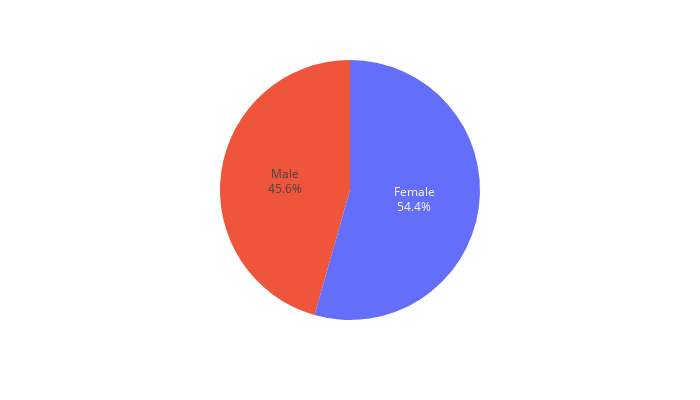
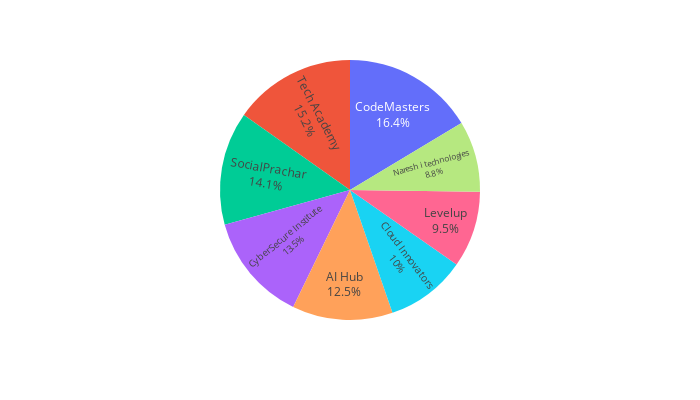
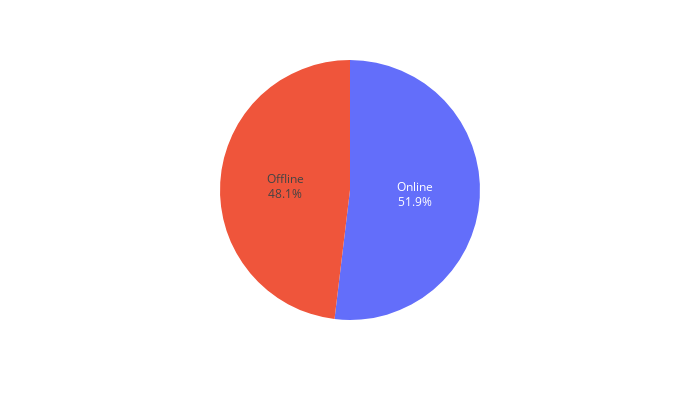
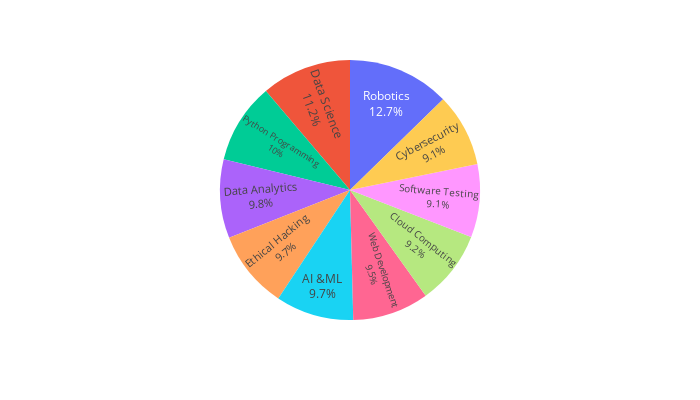

These figures' notebook cell, in order:
### Code cell
for col in data.columns:
    if data[col].dtype == object:
        uni.catstudy(data, col)
    elif data[col].dtype == 'float64':
        uni.ncstudy(data, col)
    elif data[col].dtype == 'int64':
        uni.ndstudy(data, col)
    elif data[col].dtype == 'datetime64[ns]':
        uni.datestudy(data, col)

### Figure 1 — Plotly figure (JSON) as saved in the notebook; plotly's stock layout.template omitted (floating-point values rounded to 4 significant figures)
{"data": [{"domain": {"x": [0, 1], "y": [0, 1]}, "hovertemplate": "label=%{label}<br>value=%{value}<extra></extra>", "labels": ["Female", "Male"], "legendgroup": "", "name": "", "showlegend": true, "textinfo": "percent+label", "textposition": "inside", "type": "pie", "values": [544, 456]}], "layout": {"height": 400, "legend": {"tracegroupgap": 0}, "margin": {"t": 60}, "showlegend": false, "width": 700}}

### Figure 2 — Plotly figure (JSON) as saved in the notebook; plotly's stock layout.template omitted (floating-point values rounded to 4 significant figures)
{"data": [{"domain": {"x": [0, 1], "y": [0, 1]}, "hovertemplate": "label=%{label}<br>value=%{value}<extra></extra>", "labels": ["CodeMasters", "Tech Academy", "SocialPrachar", "CyberSecure Institute", "AI Hub", "Cloud Innovators", "Levelup", "Naresh i technologies"], "legendgroup": "", "name": "", "showlegend": true, "textinfo": "percent+label", "textposition": "inside", "type": "pie", "values": [164, 152, 141, 135, 125, 100, 95, 88]}], "layout": {"height": 400, "legend": {"tracegroupgap": 0}, "margin": {"t": 60}, "showlegend": false, "width": 700}}

### Figure 3 — Plotly figure (JSON) as saved in the notebook; plotly's stock layout.template omitted (floating-point values rounded to 4 significant figures)
{"data": [{"domain": {"x": [0, 1], "y": [0, 1]}, "hovertemplate": "label=%{label}<br>value=%{value}<extra></extra>", "labels": ["Online", "Offline"], "legendgroup": "", "name": "", "showlegend": true, "textinfo": "percent+label", "textposition": "inside", "type": "pie", "values": [519, 481]}], "layout": {"height": 400, "legend": {"tracegroupgap": 0}, "margin": {"t": 60}, "showlegend": false, "width": 700}}

### Figure 4 — Plotly figure (JSON) as saved in the notebook; plotly's stock layout.template omitted (floating-point values rounded to 4 significant figures)
{"data": [{"domain": {"x": [0, 1], "y": [0, 1]}, "hovertemplate": "label=%{label}<br>value=%{value}<extra></extra>", "labels": ["Robotics", "Data Science", "Python Programming", "Data Analytics", "Ethical Hacking", "AI &ML", "Web Development", "Cloud Computing", "Software Testing", "Cybersecurity"], "legendgroup": "", "name": "", "showlegend": true, "textinfo": "percent+label", "textposition": "inside", "type": "pie", "values": [127, 112, 100, 98, 97, 97, 95, 92, 91, 91]}], "layout": {"height": 400, "legend": {"tracegroupgap": 0}, "margin": {"t": 60}, "showlegend": false, "width": 700}}
